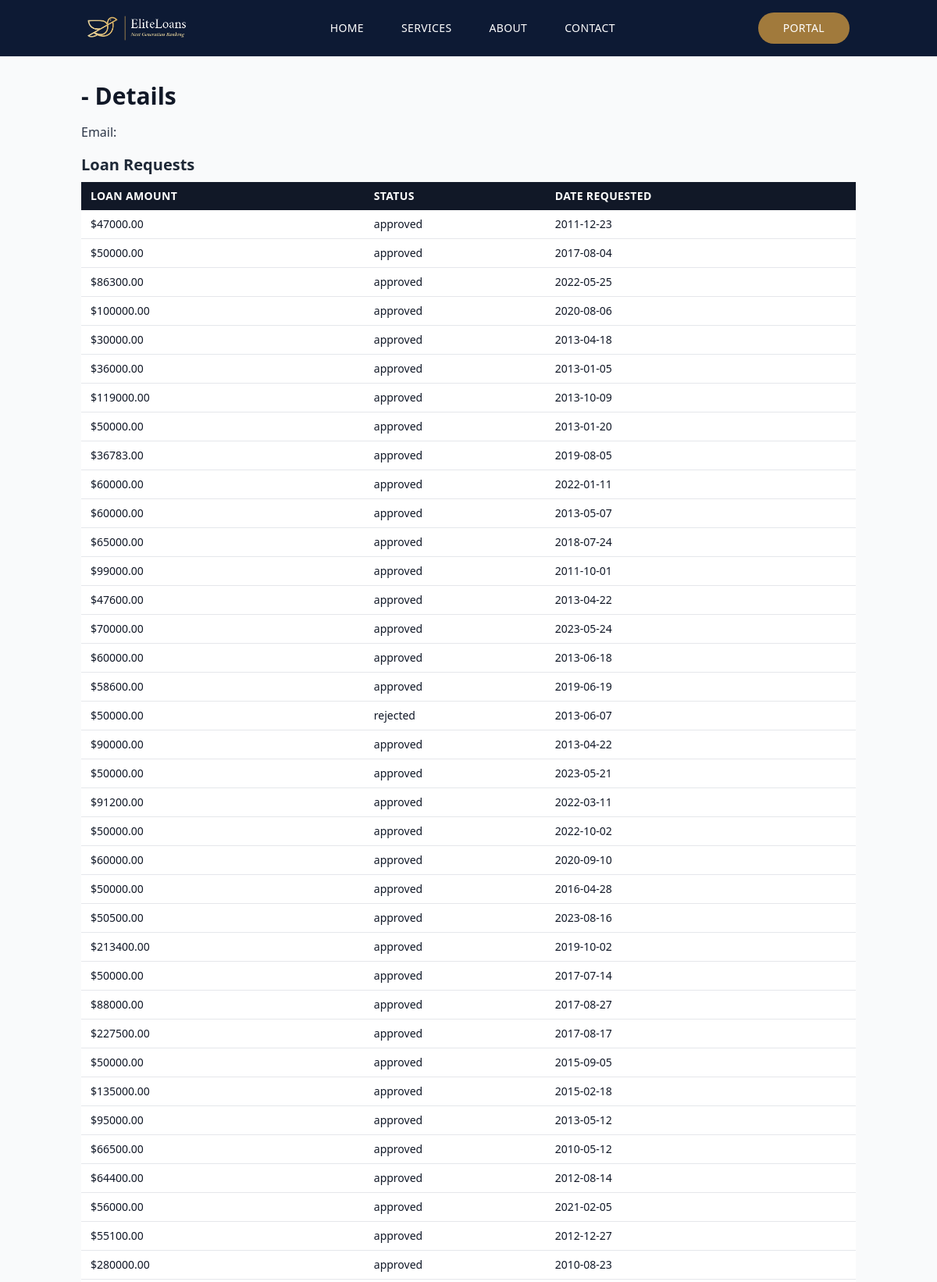
Screenshot of /client/5/ (upper part) with the database file from the repository.
### app/models/model_loanrequest.py (models this page shows, shortened)
class LoanRequest(models.Model):
    STATUS_CHOICES = [
        ('pending', 'Pending'),
        ('approved', 'Approved'),
        ('rejected', 'Rejected'),
    ]
    advisor = models.ForeignKey(UserProfile, related_name='advisor_loan_requests', on_delete=models.CASCADE)
    user = models.ForeignKey(UserProfile, on_delete=models.CASCADE)
    created_at = models.DateTimeField(default=timezone.now)
    updated_at = models.DateTimeField(auto_now=True)  # Last update
    amount = models.DecimalField(max_digits=10, decimal_places=2)  # Loan amount
    term = models.IntegerField()  # Loan term in months
    low_doc = models.CharField(max_length=1, choices=[('1', 'Yes'), ('0', 'No')])  # LowDoc = 1 or 0
    rev_line_cr = models.CharField(max_length=1, choices=[('1', 'Yes'), ('0', 'No')])  # RevLineCr = 1 or 0
    no_emp = models.FloatField()  # Number of employees
    naics = models.CharField(max_length=2)  # NAICS code
    new = models.CharField(max_length=1, choices=[('1', 'New'), ('0', 'Existing')])  # New = 1 or 0
    franchise = models.CharField(max_length=1, choices=[('1', 'Franchise'), ('0', 'Non-Franchise')])  # Franchise = 1 or 0
    state = models.CharField(max_length=2)  # State abbreviation
    rural = models.CharField(max_length=4, choices=[('0', 'Urban'), ('1', 'Rural'), ('None', 'Undefined')])  # Urban, Rural or Undefined
    status = models.CharField(max_length=20, choices=STATUS_CHOICES, default='pending')

### app/views/views_loanrequest_advisor.py (the view)
# urls.py: path('client/<int:id>/', ClientDetailsView.as_view(), name='client_details'),
class ClientDetailsView(DetailView):
    model = UserProfile
    template_name = 'app/client_details.html'
    context_object_name = 'client'
    def get_object(self):
        client_id = self.kwargs['id']
        return get_object_or_404(UserProfile, id=client_id)
    def get_context_data(self, **kwargs):
        context = super().get_context_data(**kwargs)
        client = self.get_object()
        loan_requests = LoanRequest.objects.filter(user=client)
        context['loan_requests'] = loan_requests
        return context

### app/templates/app/client_details.html
{% extends 'base.html' %}
{% block content %}
    <div class="container mx-auto px-4 py-8">
        <h1 class="text-3xl font-bold text-gray-900 mb-4">{{ client.user.username }} - Details</h1>
        <p>Email: {{ client.user.email }}</p>
        <h2 class="text-xl font-semibold text-gray-800 mt-4">Loan Requests</h2>
        <table class="w-full text-gray-900 text-sm mt-2">
            <thead class="bg-gray-900 text-white uppercase tracking-wide">
                <tr>
                    <th class="py-2 px-3 text-left">Loan Amount</th>
                    <th class="py-2 px-3 text-left">Status</th>
                    <th class="py-2 px-3 text-left">Date Requested</th>
                </tr>
            </thead>
            <tbody class="divide-y divide-gray-200">
                {% for loan in loan_requests %}
                    <tr class="bg-white hover:bg-gray-50">
                        <td class="py-2 px-3">${{ loan.amount }}</td>
                        <td class="py-2 px-3">{{ loan.status }}</td>
                        <td class="py-2 px-3">{{ loan.created_at|date:"Y-m-d" }}</td>
                    </tr>
                {% empty %}
                    <tr>
                        <td colspan="3" class="py-4 text-center text-gray-500">No loan requests found for this client.</td>
                    </tr>
                {% endfor %}
            </tbody>
        </table>
    </div>
{% endblock %}

### theme/templates/base.html (shortened to what this page needs)
<!DOCTYPE html>
<html lang="en">
<head>
    <script src="https://cdn.tailwindcss.com"></script>
    <link href="https://cdnjs.cloudflare.com/ajax/libs/font-awesome/5.15.3/css/all.min.css" rel="stylesheet">
</head>
<body class="bg-[var(--color-bg)] text-[var(--color-text)]">
    <div class="flex flex-col min-h-screen">
        <nav class="bg-[var(--color-primary)] text-white border-b border-gray-200 sticky top-0 z-50 backdrop-blur-lg">
            <div class="container mx-auto px-6 py-4 flex items-center justify-between">
                <a href="/">
                    <img src="/static/images/logo-eliteloans.png" alt="Elite Loans Logo" class="h-8">
                </a>
                <div class="hidden md:flex space-x-12 text-white text-sm tracking-wide">
                    <a href="{% url 'home' %}" class="{% if request.path == '/' %}font-bold text-gray-200{% else %}hover:text-gray-200 transition-colors{% endif %}">HOME</a>
                    <a href="{% url 'home-services' %}" class="{% if request.path == '/services/' %}font-bold text-gray-200{% else %}hover:text-gray-200 transition-colors{% endif %}">SERVICES</a>
                    <a href="{% url 'home-about' %}" class="{% if request.path == '/about/' %}font-bold text-gray-200{% else %}hover:text-gray-200 transition-colors{% endif %}">ABOUT</a>
                    <a href="{% url 'home-contact' %}" class="{% if request.path == '/contact/' %}font-bold text-gray-200{% else %}hover:text-gray-200 transition-colors{% endif %}">CONTACT</a>
                </div>
                <a href="/login/">
                    <button class="bg-[#a17a3c] text-white px-8 py-2.5 rounded-full text-sm tracking-wide
                    transition-all duration-300 hover:bg-opacity-90 hover:shadow-xl">PORTAL</button>
                </a>
            </div>
        </nav>
        <div class="flex-1 flex flex-col">
            {% block content %}
            {% endblock %}
        </div>
    </div>
</body>
</html>

### theme/templates/base.html (style rules this page uses)
:root { --color-primary: #0D1A34; --color-accent: #C9A05F; --color-text: #2D3748; --color-bg: #F9FAFB; }

### rows the page displays
LoanRequest: amount "47000.00", status "approved", created_at "2011-12-23"
LoanRequest: amount "50000.00", status "approved", created_at "2017-08-04"
LoanRequest: amount "86300.00", status "approved", created_at "2022-05-25"
LoanRequest: amount "100000.00", status "approved", created_at "2020-08-06"
LoanRequest: amount "30000.00", status "approved", created_at "2013-04-18"
LoanRequest: amount "36000.00", status "approved", created_at "2013-01-05"
LoanRequest: amount "119000.00", status "approved", created_at "2013-10-09"
LoanRequest: amount "50000.00", status "approved", created_at "2013-01-20"
LoanRequest: amount "36783.00", status "approved", created_at "2019-08-05"
LoanRequest: amount "60000.00", status "approved", created_at "2022-01-11"
LoanRequest: amount "60000.00", status "approved", created_at "2013-05-07"
LoanRequest: amount "65000.00", status "approved", created_at "2018-07-24"
LoanRequest: amount "99000.00", status "approved", created_at "2011-10-01"
LoanRequest: amount "47600.00", status "approved", created_at "2013-04-22"
LoanRequest: amount "70000.00", status "approved", created_at "2023-05-24"
LoanRequest: amount "60000.00", status "approved", created_at "2013-06-18"
LoanRequest: amount "58600.00", status "approved", created_at "2019-06-19"
LoanRequest: amount "50000.00", status "rejected", created_at "2013-06-07"
LoanRequest: amount "90000.00", status "approved", created_at "2013-04-22"
LoanRequest: amount "50000.00", status "approved", created_at "2023-05-21"
LoanRequest: amount "91200.00", status "approved", created_at "2022-03-11"
LoanRequest: amount "50000.00", status "approved", created_at "2022-10-02"
LoanRequest: amount "60000.00", status "approved", created_at "2020-09-10"
LoanRequest: amount "50000.00", status "approved", created_at "2016-04-28"
LoanRequest: amount "50500.00", status "approved", created_at "2023-08-16"
LoanRequest: amount "213400.00", status "approved", created_at "2019-10-02"
LoanRequest: amount "50000.00", status "approved", created_at "2017-07-14"
LoanRequest: amount "88000.00", status "approved", created_at "2017-08-27"
LoanRequest: amount "227500.00", status "approved", created_at "2017-08-17"
LoanRequest: amount "50000.00", status "approved", created_at "2015-09-05"
LoanRequest: amount "135000.00", status "approved", created_at "2015-02-18"
LoanRequest: amount "95000.00", status "approved", created_at "2013-05-12"
LoanRequest: amount "66500.00", status "approved", created_at "2010-05-12"
LoanRequest: amount "64400.00", status "approved", created_at "2012-08-14"
LoanRequest: amount "56000.00", status "approved", created_at "2021-02-05"
LoanRequest: amount "55100.00", status "approved", created_at "2012-12-27"
LoanRequest: amount "280000.00", status "approved", created_at "2010-08-23"
